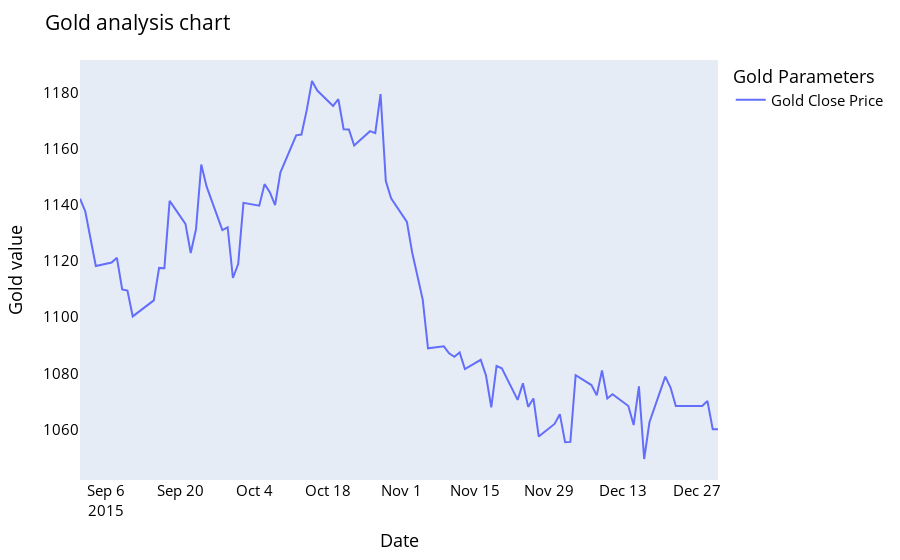

The code cell stored with this chart in its notebook:
### Code cell
# Visualizing all the prices
names = cycle(['Gold Close Price'])

fig = px.line(y_2015, x=y_2015.Date, y=[y_2015['Close']],
             labels={'Date': 'Date','value':'Gold value'})
fig.update_layout(title_text='Gold analysis chart', font_size=15, font_color='black',legend_title_text='Gold Parameters')
fig.for_each_trace(lambda t:  t.update(name = next(names)))
fig.update_xaxes(showgrid=False)
fig.update_yaxes(showgrid=False)

fig.show()
